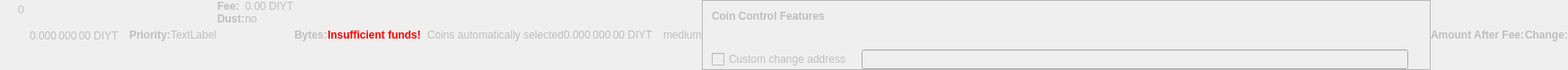
    <widget class="QWidget" name="dummyHideWidget" native="true">
     <property name="enabled">
      <bool>false</bool>
     </property>
     <property name="maximumSize">
      <size>
       <width>100</width>
       <height>22</height>
      </size>
     </property>
     <layout class="QHBoxLayout" name="dummyHideLayout">
      <property name="spacing">
       <number>0</number>
      </property>
      <property name="leftMargin">
       <number>0</number>
      </property>
      <property name="topMargin">
       <number>0</number>
      </property>
      <property name="rightMargin">
       <number>0</number>
      </property>
      <property name="bottomMargin">
       <number>0</number>
      </property>
      <item>
       <layout class="QFormLayout" name="formLayoutCoinControl1">
        <property name="horizontalSpacing">
         <number>10</number>
        </property>
        <property name="verticalSpacing">
         <number>14</number>
        </property>
        <property name="leftMargin">
         <number>10</number>
        </property>
        <property name="topMargin">
         <number>4</number>
        </property>
        <property name="rightMargin">
         <number>6</number>
        </property>
        <item row="0" column="1">
         <widget class="QLabel" name="labelCoinControlBytes">
          <property name="cursor">
           <cursorShape>IBeamCursor</cursorShape>
          </property>
          <property name="contextMenuPolicy">
           <enum>Qt::ActionsContextMenu</enum>
          </property>
          <property name="text">
           <string notr="true">0</string>
          </property>
          <property name="textInteractionFlags">
           <set>Qt::LinksAccessibleByMouse|Qt::TextSelectableByKeyboard|Qt::TextSelectableByMouse</set>
          </property>
         </widget>
        </item>
       </layout>
      </item>
      <item>
       <widget class="QLabel" name="labelCoinControlAfterFee">
        <property name="enabled">
         <bool>false</bool>
        </property>
        <property name="sizePolicy">
         <sizepolicy hsizetype="Fixed" vsizetype="Fixed">
          <horstretch>0</horstretch>
          <verstretch>0</verstretch>
         </sizepolicy>
        </property>
        <property name="minimumSize">
         <size>
          <width>111</width>
          <height>12</height>
         </size>
        </property>
        <property name="maximumSize">
         <size>
          <width>111</width>
          <height>12</height>
         </size>
        </property>
        <property name="cursor">
         <cursorShape>IBeamCursor</cursorShape>
        </property>
        <property name="contextMenuPolicy">
         <enum>Qt::ActionsContextMenu</enum>
        </property>
        <property name="text">
         <string notr="true">0.000 000 00 DIYT</string>
        </property>
        <property name="textInteractionFlags">
         <set>Qt::LinksAccessibleByMouse|Qt::TextSelectableByKeyboard|Qt::TextSelectableByMouse</set>
        </property>
       </widget>
      </item>
      <item>
       <widget class="QLabel" name="labelCoinControlPriorityText">
        <property name="enabled">
         <bool>false</bool>
        </property>
        <property name="font">
         <font>
          <weight>75</weight>
          <bold>true</bold>
         </font>
        </property>
        <property name="text">
         <string>Priority:</string>
        </property>
       </widget>
      </item>
      <item>
       <layout class="QHBoxLayout" name="horizontalLayout">
        <item>
         <widget class="QLabel" name="WarningLabel">
          <property name="text">
           <string>TextLabel</string>
          </property>
         </widget>
        </item>
       </layout>
      </item>
      <item>
       <layout class="QFormLayout" name="formLayoutCoinControl3">
        <property name="horizontalSpacing">
         <number>0</number>
        </property>
        <property name="verticalSpacing">
         <number>0</number>
        </property>
        <property name="leftMargin">
         <number>0</number>
        </property>
        <property name="topMargin">
         <number>0</number>
        </property>
        <property name="rightMargin">
         <number>0</number>
        </property>
        <item row="0" column="0">
         <widget class="QLabel" name="labelCoinControlFeeText">
          <property name="enabled">
           <bool>false</bool>
          </property>
          <property name="font">
           <font>
            <weight>75</weight>
            <bold>true</bold>
           </font>
          </property>
          <property name="text">
           <string>Fee:</string>
          </property>
          <property name="margin">
           <number>0</number>
          </property>
         </widget>
        </item>
        <item row="0" column="1">
         <widget class="QLabel" name="labelCoinControlFee">
          <property name="enabled">
           <bool>false</bool>
          </property>
          <property name="cursor">
           <cursorShape>IBeamCursor</cursorShape>
          </property>
          <property name="contextMenuPolicy">
           <enum>Qt::ActionsContextMenu</enum>
          </property>
          <property name="text">
           <string notr="true">0.00 DIYT</string>
          </property>
          <property name="textInteractionFlags">
           <set>Qt::LinksAccessibleByMouse|Qt::TextSelectableByKeyboard|Qt::TextSelectableByMouse</set>
          </property>
         </widget>
        </item>
        <item row="1" column="0">
         <widget class="QLabel" name="labelCoinControlLowOutputText">
          <property name="enabled">
           <bool>false</bool>
          </property>
          <property name="font">
           <font>
            <weight>75</weight>
            <bold>true</bold>
           </font>
          </property>
          <property name="text">
           <string>Dust:</string>
          </property>
         </widget>
        </item>
        <item row="1" column="1">
         <widget class="QLabel" name="labelCoinControlLowOutput">
          <property name="enabled">
           <bool>false</bool>
          </property>
          <property name="cursor">
           <cursorShape>IBeamCursor</cursorShape>
          </property>
          <property name="contextMenuPolicy">
           <enum>Qt::ActionsContextMenu</enum>
          </property>
          <property name="text">
           <string>no</string>
          </property>
          <property name="textInteractionFlags">
           <set>Qt::LinksAccessibleByMouse|Qt::TextSelectableByKeyboard|Qt::TextSelectableByMouse</set>
          </property>
         </widget>
        </item>
       </layout>
      </item>
      <item>
       <widget class="QLabel" name="labelCoinControlBytesText">
        <property name="enabled">
         <bool>false</bool>
        </property>
        <property name="font">
         <font>
          <weight>75</weight>
          <bold>true</bold>
         </font>
        </property>
        <property name="text">
         <string>Bytes:</string>
        </property>
       </widget>
      </item>
      <item>
       <layout class="QFormLayout" name="formLayoutCoinControl2">
        <property name="horizontalSpacing">
         <number>0</number>
        </property>
        <property name="verticalSpacing">
         <number>0</number>
        </property>
        <property name="leftMargin">
         <number>0</number>
        </property>
        <property name="topMargin">
         <number>0</number>
        </property>
        <property name="rightMargin">
         <number>0</number>
        </property>
       </layout>
      </item>
      <item>
       <layout class="QHBoxLayout" name="horizontalLayoutCoinControl2">
        <property name="spacing">
         <number>0</number>
        </property>
        <property name="bottomMargin">
         <number>0</number>
        </property>
       </layout>
      </item>
      <item>
       <widget class="QLabel" name="labelCoinControlInsuffFunds">
        <property name="enabled">
         <bool>false</bool>
        </property>
        <property name="minimumSize">
         <size>
          <width>0</width>
          <height>0</height>
         </size>
        </property>
        <property name="font">
         <font>
          <weight>75</weight>
          <bold>true</bold>
         </font>
        </property>
        <property name="styleSheet">
         <string notr="true">color:red;font-weight:bold;</string>
        </property>
        <property name="text">
         <string>Insufficient funds!</string>
        </property>
        <property name="margin">
         <number>5</number>
        </property>
       </widget>
      </item>
      <item>
       <layout class="QFormLayout" name="formLayoutCoinControl4">
        <property name="horizontalSpacing">
         <number>0</number>
        </property>
        <property name="verticalSpacing">
         <number>0</number>
        </property>
        <property name="leftMargin">
         <number>0</number>
        </property>
        <property name="topMargin">
         <number>0</number>
        </property>
        <property name="rightMargin">
         <number>0</number>
        </property>
       </layout>
      </item>
      <item>
       <widget class="QLabel" name="labelCoinControlChangeLabel">
        <property name="enabled">
         <bool>false</bool>
        </property>
        <property name="sizePolicy">
         <sizepolicy hsizetype="Preferred" vsizetype="Expanding">
          <horstretch>0</horstretch>
          <verstretch>0</verstretch>
         </sizepolicy>
        </property>
        <property name="minimumSize">
         <size>
          <width>0</width>
          <height>0</height>
         </size>
        </property>
        <property name="text">
         <string/>
        </property>
        <property name="margin">
         <number>3</number>
        </property>
       </widget>
      </item>
      <item>
       <widget class="QLabel" name="labelCoinControlAutomaticallySelected">
        <property name="enabled">
         <bool>false</bool>
        </property>
        <property name="sizePolicy">
         <sizepolicy hsizetype="Fixed" vsizetype="Fixed">
          <horstretch>0</horstretch>
          <verstretch>0</verstretch>
         </sizepolicy>
        </property>
        <property name="minimumSize">
         <size>
          <width>0</width>
          <height>0</height>
         </size>
        </property>
        <property name="maximumSize">
         <size>
          <width>240</width>
          <height>16777215</height>
         </size>
        </property>
        <property name="text">
         <string>Coins automatically selected</string>
        </property>
        <property name="margin">
         <number>5</number>
        </property>
       </widget>
      </item>
      <item>
       <widget class="QLabel" name="labelCoinControlChange">
        <property name="enabled">
         <bool>false</bool>
        </property>
        <property name="sizePolicy">
         <sizepolicy hsizetype="Fixed" vsizetype="Fixed">
          <horstretch>0</horstretch>
          <verstretch>0</verstretch>
         </sizepolicy>
        </property>
        <property name="minimumSize">
         <size>
          <width>111</width>
          <height>0</height>
         </size>
        </property>
        <property name="maximumSize">
         <size>
          <width>111</width>
          <height>16777215</height>
         </size>
        </property>
        <property name="cursor">
         <cursorShape>IBeamCursor</cursorShape>
        </property>
        <property name="contextMenuPolicy">
         <enum>Qt::ActionsContextMenu</enum>
        </property>
        <property name="text">
         <string notr="true">0.000 000 00 DIYT</string>
        </property>
        <property name="textInteractionFlags">
         <set>Qt::LinksAccessibleByMouse|Qt::TextSelectableByKeyboard|Qt::TextSelectableByMouse</set>
        </property>
       </widget>
      </item>
      <item>
       <widget class="QLabel" name="labelCoinControlPriority">
        <property name="enabled">
         <bool>false</bool>
        </property>
        <property name="cursor">
         <cursorShape>IBeamCursor</cursorShape>
        </property>
        <property name="contextMenuPolicy">
         <enum>Qt::ActionsContextMenu</enum>
        </property>
        <property name="text">
         <string>medium</string>
        </property>
        <property name="textInteractionFlags">
         <set>Qt::LinksAccessibleByMouse|Qt::TextSelectableByKeyboard|Qt::TextSelectableByMouse</set>
        </property>
       </widget>
      </item>
      <item>
       <widget class="QFrame" name="frameCoinControl">
        <property name="sizePolicy">
         <sizepolicy hsizetype="Expanding" vsizetype="Expanding">
          <horstretch>0</horstretch>
          <verstretch>0</verstretch>
         </sizepolicy>
        </property>
        <property name="maximumSize">
         <size>
          <width>16777215</width>
          <height>16777215</height>
         </size>
        </property>
        <property name="frameShape">
         <enum>QFrame::StyledPanel</enum>
        </property>
        <property name="frameShadow">
         <enum>QFrame::Sunken</enum>
        </property>
        <layout class="QVBoxLayout" name="verticalLayoutCoinControl2_2">
         <property name="spacing">
          <number>0</number>
         </property>
         <property name="leftMargin">
          <number>0</number>
         </property>
         <property name="topMargin">
          <number>0</number>
         </property>
         <property name="rightMargin">
          <number>0</number>
         </property>
         <property name="bottomMargin">
          <number>0</number>
         </property>
         <item>
          <layout class="QVBoxLayout" name="verticalLayoutCoinControl" stretch="0,0,0,1">
           <property name="spacing">
            <number>0</number>
           </property>
           <property name="leftMargin">
            <number>10</number>
           </property>
           <property name="topMargin">
            <number>10</number>
           </property>
           <item>
            <layout class="QHBoxLayout" name="horizontalLayoutCoinControl1">
             <property name="bottomMargin">
              <number>15</number>
             </property>
             <item>
              <widget class="QLabel" name="labelCoinControlFeatures">
               <property name="enabled">
                <bool>false</bool>
               </property>
               <property name="sizePolicy">
                <sizepolicy hsizetype="Preferred" vsizetype="Maximum">
                 <horstretch>0</horstretch>
                 <verstretch>0</verstretch>
                </sizepolicy>
               </property>
               <property name="font">
                <font>
                 <weight>75</weight>
                 <bold>true</bold>
                </font>
               </property>
               <property name="styleSheet">
                <string notr="true">font-weight:bold;</string>
               </property>
               <property name="text">
                <string>Coin Control Features</string>
               </property>
              </widget>
             </item>
            </layout>
           </item>
           <item>
            <widget class="QWidget" name="widgetCoinControl" native="true">
             <property name="sizePolicy">
              <sizepolicy hsizetype="Preferred" vsizetype="Preferred">
               <horstretch>0</horstretch>
               <verstretch>0</verstretch>
              </sizepolicy>
             </property>
             <property name="minimumSize">
              <size>
               <width>0</width>
               <height>0</height>
              </size>
             </property>
             <property name="styleSheet">
              <string notr="true"/>
             </property>
             <layout class="QHBoxLayout" name="horizontalLayoutCoinControl5_2">
              <property name="leftMargin">
               <number>0</number>
              </property>
              <property name="topMargin">
               <number>0</number>
              </property>
              <property name="rightMargin">
               <number>0</number>
              </property>
              <property name="bottomMargin">
               <number>0</number>
              </property>
              <item>
               <layout class="QHBoxLayout" name="horizontalLayoutCoinControl3">
                <property name="spacing">
                 <number>20</number>
                </property>
                <property name="topMargin">
                 <number>0</number>
                </property>
                <property name="bottomMargin">
                 <number>10</number>
                </property>
               </layout>
              </item>
             </layout>
            </widget>
           </item>
           <item>
            <layout class="QHBoxLayout" name="horizontalLayoutCoinControl4" stretch="0,0,0">
             <property name="spacing">
              <number>12</number>
             </property>
             <property name="sizeConstraint">
              <enum>QLayout::SetDefaultConstraint</enum>
             </property>
             <property name="topMargin">
              <number>5</number>
             </property>
             <property name="rightMargin">
              <number>5</number>
             </property>
             <item>
              <widget class="QCheckBox" name="checkBoxCoinControlChange">
               <property name="enabled">
                <bool>false</bool>
               </property>
               <property name="toolTip">
                <string>If this is activated, but the change address is empty or invalid, change will be sent to a newly generated address.</string>
               </property>
               <property name="text">
                <string>Custom change address</string>
               </property>
              </widget>
             </item>
             <item>
              <widget class="QValidatedLineEdit" name="lineEditCoinControlChange">
               <property name="enabled">
                <bool>false</bool>
               </property>
               <property name="sizePolicy">
                <sizepolicy hsizetype="Expanding" vsizetype="Fixed">
                 <horstretch>0</horstretch>
                 <verstretch>0</verstretch>
                </sizepolicy>
               </property>
              </widget>
             </item>
             <item>
              <widget class="QLabel" name="labelCoinControlChangeLabel_2">
               <property name="sizePolicy">
                <sizepolicy hsizetype="Preferred" vsizetype="Expanding">
                 <horstretch>0</horstretch>
                 <verstretch>0</verstretch>
                </sizepolicy>
               </property>
               <property name="minimumSize">
                <size>
                 <width>0</width>
                 <height>0</height>
                </size>
               </property>
               <property name="text">
                <string/>
               </property>
               <property name="margin">
                <number>3</number>
               </property>
              </widget>
             </item>
            </layout>
           </item>
           <item>
            <spacer name="verticalSpacerCoinControl">
             <property name="orientation">
              <enum>Qt::Vertical</enum>
             </property>
             <property name="sizeHint" stdset="0">
              <size>
               <width>800</width>
               <height>1</height>
              </size>
             </property>
            </spacer>
           </item>
          </layout>
         </item>
        </layout>
       </widget>
      </item>
      <item>
       <widget class="QLabel" name="labelCoinControlAfterFeeText">
        <property name="enabled">
         <bool>false</bool>
        </property>
        <property name="minimumSize">
         <size>
          <width>0</width>
          <height>0</height>
         </size>
        </property>
        <property name="maximumSize">
         <size>
          <width>16777215</width>
          <height>16777215</height>
         </size>
        </property>
        <property name="font">
         <font>
          <weight>75</weight>
          <bold>true</bold>
         </font>
        </property>
        <property name="text">
         <string>Amount After Fee:</string>
        </property>
        <property name="alignment">
         <set>Qt::AlignLeading|Qt::AlignLeft|Qt::AlignVCenter</set>
        </property>
        <property name="margin">
         <number>0</number>
        </property>
       </widget>
      </item>
      <item>
       <widget class="QLabel" name="labelCoinControlChangeText">
        <property name="enabled">
         <bool>false</bool>
        </property>
        <property name="sizePolicy">
         <sizepolicy hsizetype="Preferred" vsizetype="Preferred">
          <horstretch>0</horstretch>
          <verstretch>0</verstretch>
         </sizepolicy>
        </property>
        <property name="minimumSize">
         <size>
          <width>0</width>
          <height>0</height>
         </size>
        </property>
        <property name="maximumSize">
         <size>
          <width>16777215</width>
          <height>16777215</height>
         </size>
        </property>
        <property name="font">
         <font>
          <weight>75</weight>
          <bold>true</bold>
         </font>
        </property>
        <property name="text">
         <string>Change:</string>
        </property>
        <property name="alignment">
         <set>Qt::AlignLeading|Qt::AlignLeft|Qt::AlignVCenter</set>
        </property>
       </widget>
      </item>
     </layout>
    </widget>
